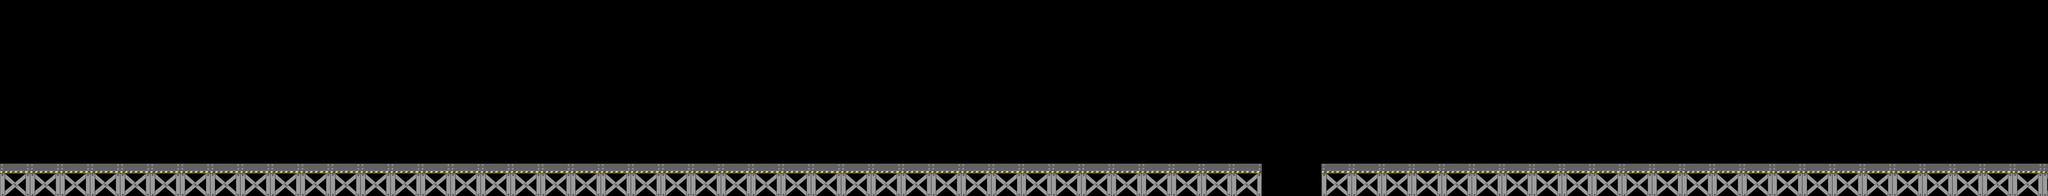

This game map was drawn from its Tiled (.tmx) file and the tilesets committed beside it. A one-line description and the trimmed map source follow:
An orthogonal 250x24 tile map with 30x30 px tiles, 1 tile layer (background), 13 tilesets and 142 objects.

<map version="1.0" orientation="orthogonal" width="250" height="24" tilewidth="30" tileheight="30">
 <tileset firstgid="1" name="Ob_stage3_object_fixed" tilewidth="94" tileheight="110">
  <image source="Ob_stage3_object_fixed.png" width="94" height="110" />
 </tileset>
 <tileset firstgid="2" name="Ob_stage3-1" tilewidth="120" tileheight="140">
  <image source="Ob_stage3-1.png" width="120" height="140" />
 </tileset>
 <tileset firstgid="3" name="Ob_stage3-2" tilewidth="120" tileheight="225">
  <image source="Ob_stage3-2.png" width="120" height="225" />
 </tileset>
 <tileset firstgid="4" name="Ob_stage3-boss" tilewidth="200" tileheight="200">
  <image source="Ob_stage3-boss.png" width="200" height="220" />
 </tileset>
 <tileset firstgid="5" name="Ig_item_coin" tilewidth="55" tileheight="55">
  <image source="Ig_item_coin.png" width="55" height="55" />
 </tileset>
 <tileset firstgid="6" name="Ig_item_magnet" tilewidth="55" tileheight="55">
  <image source="Ig_item_magnet.png" width="55" height="55" />
 </tileset>
 <tileset firstgid="7" name="Ig_item_run" tilewidth="55" tileheight="55">
  <image source="Ig_item_run.png" width="55" height="55" />
 </tileset>
 <tileset firstgid="8" name="Ig_item_huge" tilewidth="55" tileheight="55">
  <image source="Ig_item_huge.png" width="55" height="55" />
 </tileset>
 <tileset firstgid="9" name="130710_coin_silver" tilewidth="40" tileheight="40">
  <image source="130710_coin_silver.png" width="40" height="40" />
 </tileset>
 <tileset firstgid="10" name="130710_coin_bronze" tilewidth="40" tileheight="40">
  <image source="130710_coin_bronze.png" width="40" height="40" />
 </tileset>
 <tileset firstgid="11" name="130710_coin_gold" tilewidth="40" tileheight="40">
  <image source="130710_coin_gold.png" width="40" height="40" />
 </tileset>
 <tileset firstgid="12" name="stage3_level3" tilewidth="30" tileheight="30">
  <image source="stage3_level3.png" width="7500" height="720" />
 </tileset>
 <tileset firstgid="6012" name="floor" tilewidth="30" tileheight="30">
  <image source="floor.png" width="30" height="30" />
 </tileset>
 <layer name="background" width="250" height="24">
  <data>[6000 cells, 6000 non-empty, 6000 distinct tile ids]</data>
 </layer>
 <objectgroup name="mob1" width="250" height="24" opacity="0">
  <object gid="2" x="549" y="600" />
  <object gid="2" x="876" y="601" />
  <object gid="2" x="6523" y="599" />
 </objectgroup>
 <objectgroup name="mob2" width="250" height="24" opacity="0.01">
  <object gid="3" x="709" y="603" />
  <object gid="3" x="1039" y="601" />
  <object gid="3" x="2087" y="601" />
  <object gid="3" x="2227" y="601" />
  <object gid="3" x="2364" y="599" />
  <object gid="3" x="2504" y="600" />
  <object gid="3" x="2645" y="603" />
  <object gid="3" x="2785" y="603" />
  <object gid="3" x="2921" y="601" />
  <object gid="3" x="3061" y="601" />
  <object gid="3" x="3198" y="601" />
  <object gid="3" x="3340" y="603" />
  <object gid="3" x="3478" y="601" />
  <object gid="3" x="3617" y="602" />
  <object gid="3" x="3758" y="603" />
  <object gid="3" x="3894" y="600" />
  <object gid="3" x="4035" y="605" />
  <object gid="3" x="4174" y="602" />
  <object gid="3" x="5981" y="601" />
 </objectgroup>
 <objectgroup name="coin_bronze" width="250" height="24" opacity="0">
  <object gid="10" x="229" y="541" />
  <object gid="10" x="295" y="426" />
  <object gid="10" x="387" y="356" />
  <object gid="10" x="509" y="323" />
  <object gid="10" x="639" y="343" />
  <object gid="10" x="792" y="344" />
  <object gid="10" x="919" y="323" />
  <object gid="10" x="1041" y="359" />
  <object gid="10" x="1221" y="402" />
  <object gid="10" x="1290" y="494" />
  <object gid="10" x="1382" y="540" />
  <object gid="10" x="2125" y="348" />
  <object gid="10" x="2209" y="347" />
  <object gid="10" x="2285" y="347" />
  <object gid="10" x="2366" y="346" />
  <object gid="10" x="2446" y="348" />
  <object gid="10" x="2528" y="347" />
  <object gid="10" x="2608" y="347" />
  <object gid="10" x="2690" y="348" />
  <object gid="10" x="2768" y="349" />
  <object gid="10" x="2847" y="349" />
  <object gid="10" x="2929" y="347" />
  <object gid="10" x="3008" y="347" />
  <object gid="10" x="3087" y="347" />
  <object gid="10" x="3167" y="348" />
  <object gid="10" x="3250" y="347" />
  <object gid="10" x="3327" y="349" />
  <object gid="10" x="3408" y="349" />
  <object gid="10" x="3486" y="347" />
  <object gid="10" x="3567" y="344" />
  <object gid="10" x="3648" y="347" />
  <object gid="10" x="3724" y="347" />
  <object gid="10" x="3806" y="349" />
  <object gid="10" x="3888" y="348" />
  <object gid="10" x="3807" y="350" />
  <object gid="10" x="3889" y="348" />
  <object gid="10" x="3966" y="350" />
  <object gid="10" x="4049" y="347" />
  <object gid="10" x="4128" y="347" />
  <object gid="10" x="4211" y="348" />
  <object gid="10" x="4287" y="349" />
  <object gid="10" x="4365" y="348" />
  <object gid="10" x="6323" y="543" />
  <object gid="10" x="6391" y="489" />
  <object gid="10" x="6476" y="469" />
  <object gid="10" x="6686" y="473" />
  <object gid="10" x="6758" y="541" />
  <object gid="10" x="7091" y="544" />
  <object gid="10" x="7173" y="543" />
  <object gid="10" x="7253" y="541" />
 </objectgroup>
 <objectgroup name="con_silver" width="250" height="24" opacity="0">
  <object gid="9" x="344" y="542" />
  <object gid="9" x="414" y="488" />
  <object gid="9" x="498" y="469" />
  <object gid="9" x="1606" y="541" />
  <object gid="9" x="1673" y="426" />
  <object gid="9" x="1765" y="357" />
  <object gid="9" x="1886" y="322" />
  <object gid="9" x="2013" y="343" />
  <object gid="9" x="5100" y="544" />
  <object gid="9" x="5179" y="540" />
  <object gid="9" x="5261" y="541" />
  <object gid="9" x="5341" y="539" />
  <object gid="9" x="5420" y="540" />
  <object gid="9" x="5500" y="540" />
  <object gid="9" x="5565" y="428" />
  <object gid="9" x="5658" y="358" />
  <object gid="9" x="5780" y="323" />
  <object gid="9" x="5907" y="341" />
  <object gid="9" x="6160" y="403" />
  <object gid="9" x="6231" y="496" />
  <object gid="9" x="7089" y="461" />
  <object gid="9" x="7171" y="463" />
  <object gid="9" x="7253" y="463" />
 </objectgroup>
 <objectgroup name="coin_gold" width="250" height="24" opacity="0">
  <object gid="11" x="589" y="434" />
  <object gid="11" x="918" y="433" />
  <object gid="11" x="2477" y="277" />
  <object gid="11" x="2546" y="224" />
  <object gid="11" x="2630" y="206" />
  <object gid="11" x="2717" y="226" />
  <object gid="11" x="2787" y="277" />
  <object gid="11" x="2897" y="278" />
  <object gid="11" x="2967" y="225" />
  <object gid="11" x="3051" y="203" />
  <object gid="11" x="3137" y="225" />
  <object gid="11" x="3209" y="275" />
  <object gid="11" x="3311" y="276" />
  <object gid="11" x="3377" y="223" />
  <object gid="11" x="3463" y="206" />
  <object gid="11" x="3550" y="225" />
  <object gid="11" x="3621" y="275" />
  <object gid="11" x="3729" y="278" />
  <object gid="11" x="3802" y="227" />
  <object gid="11" x="3888" y="207" />
  <object gid="11" x="3971" y="225" />
  <object gid="11" x="4040" y="279" />
  <object gid="11" x="4143" y="275" />
  <object gid="11" x="4214" y="223" />
  <object gid="11" x="4300" y="207" />
  <object gid="11" x="4386" y="222" />
  <object gid="11" x="4457" y="278" />
  <object gid="11" x="5606" y="542" />
  </objectgroup>
 <objectgroup name="object" width="250" height="24" opacity="0" />
 <objectgroup name="floor" width="250" height="24" opacity="0">
  <!-- 10 objects omitted --></objectgroup>
 <objectgroup name="item_magnet" width="250" height="24" opacity="0" />
 <objectgroup name="item_run" width="250" height="24" opacity="0" />
 <objectgroup name="item_coin" width="250" height="24" opacity="0">
  <!-- 1 objects omitted --></objectgroup>
 <objectgroup name="item_huge" width="250" height="24" opacity="0.01" />
</map>
<!-- 19 of 142 objects omitted -->
